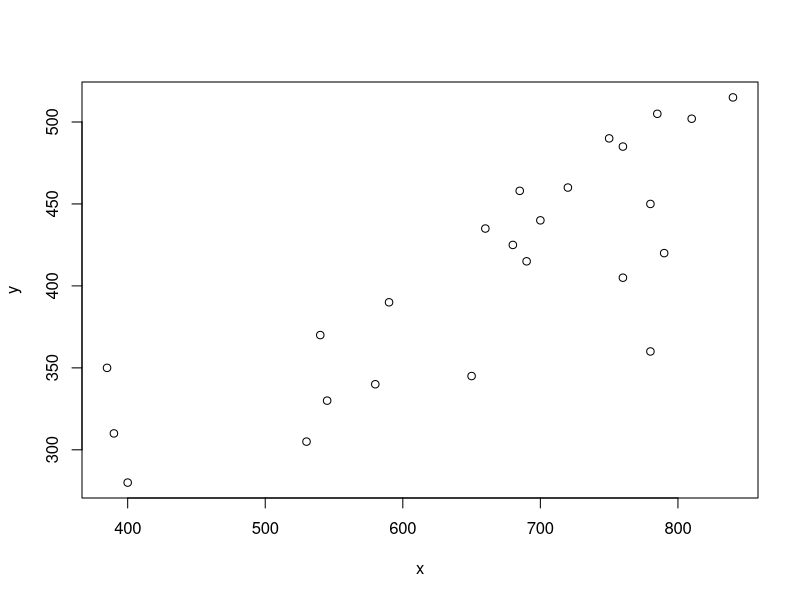
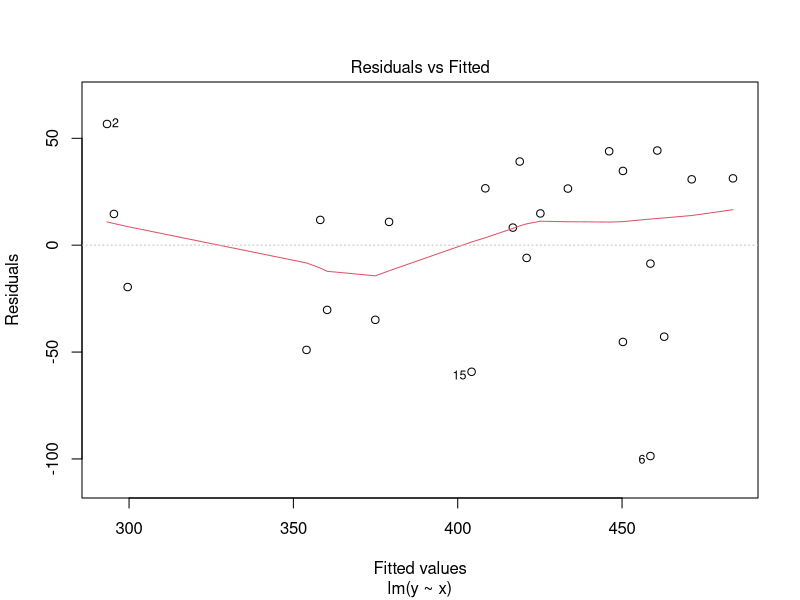
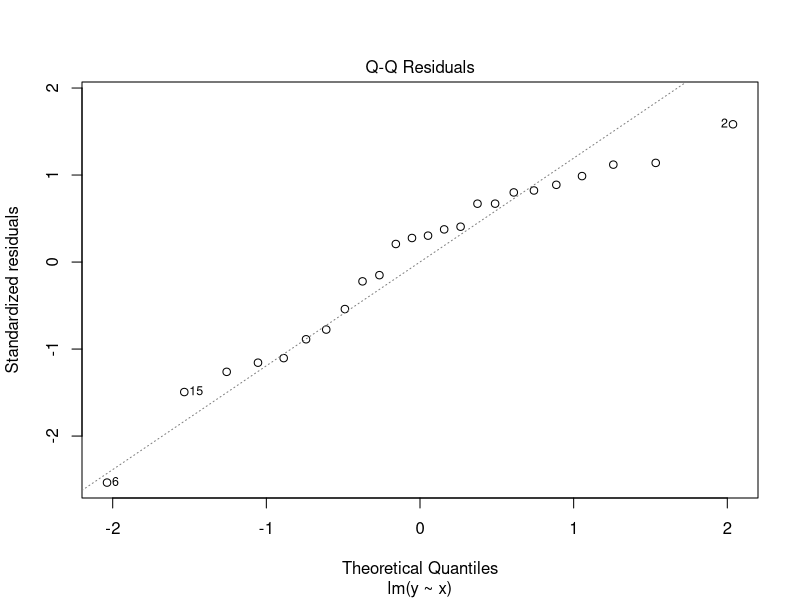
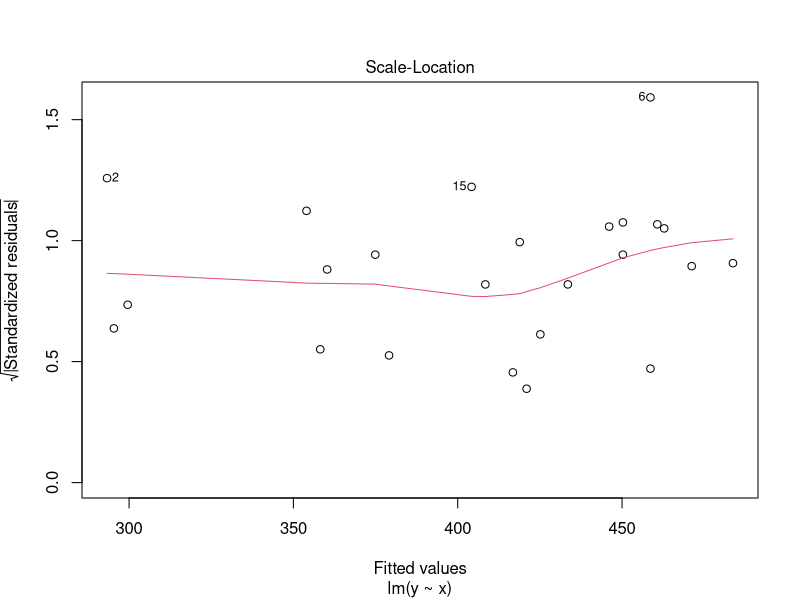
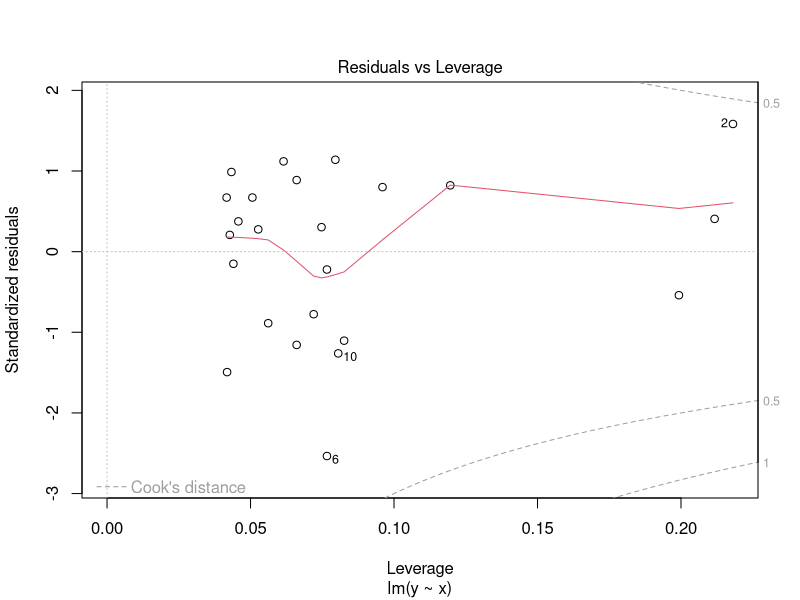
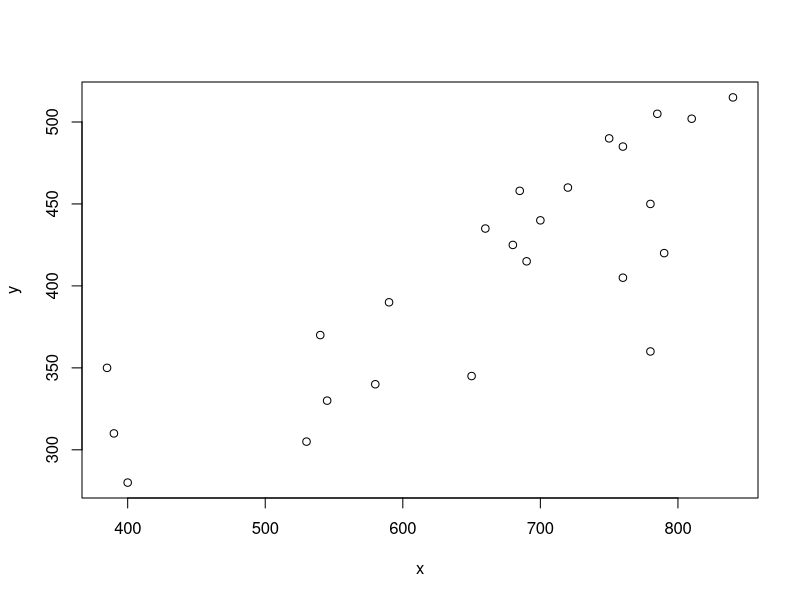
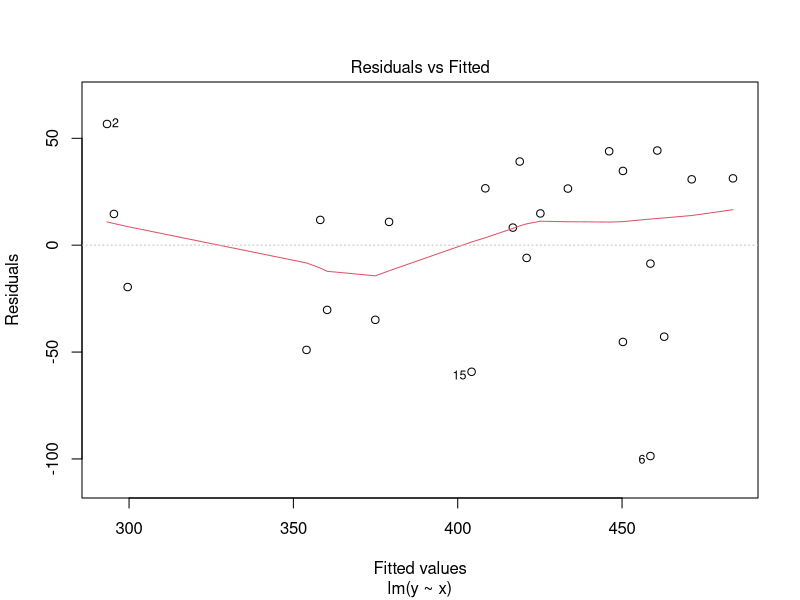
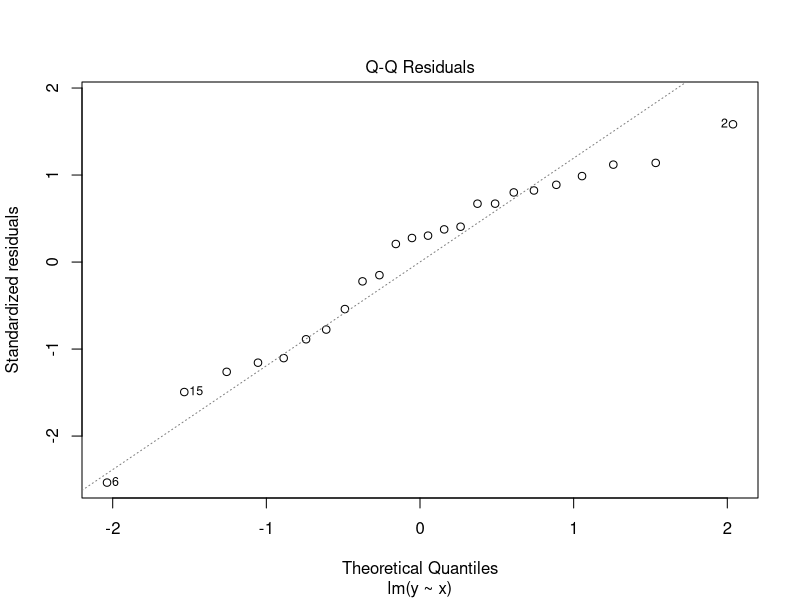

Generate these figures, in order, with R:
# install.packages('lmtest')

library(lmtest)
require(readxl)

# data <- read.table('./2oct/data/data.txt', dec=',', header=TRUE)
data <- read_xlsx("./2oct/data/data.xlsx")
y <- data$Y
x <- data$X



m <- lm(Y~X, data = data)
sm <- summary(m)
sm

#Остатки
e <- sm$residuals
e


#1
cor(data$X, data$Y, method = "pearson")
plot(x, y)



#2
mydata <- round(data.frame(x, y), 1)
res <- lm(y ~ x, data = mydata)
smres <- summary(res)
coefres <- coef(res)
residuals(res)
fitted.values(res)
names(res)
vcov(res)
plot(res)



#3
plot(x, y)
# par(new=TRUE)
plot(res, add=TRUE)



#4
anova(res)
A <- (sum(abs(e/y))/length(y))*100
A



#5
# Показательная функция. У был под логарифмом, поэтому надо заменить
Y <- log10(y)
mp <- lm(Y~x)
smp <- summary(mp)
smp # Линеанизированые функции, нам нужно их анлинеализировать

# Показательная модель (функция)
Ap <- smp$coefficients[1] #2.297094
Bp <- smp$coefficients[2] #0.0004663088

ap <- 10^smp$coefficients[1]  # 198.1955
bp <- 10^smp$coefficients[2]  # 1.001074

yp <- ap * bp^x
Ap <- (sum(abs(smp$residuals/Y))/length(Y))*100
# plot(yp)

#Степенная модель
X <- log10(x)
ms <- lm(Y~X)
sms <- summary(ms)

As <- sms$coefficients[1]  # 0.8783031
as <- 10^sms$coefficients[1]  # 7.556195
bs <- sms$coefficients[2]  # 0.6145747

ys <- as * x^bs
As <- (sum(abs(sms$residuals/Y))/length(Y))*100
# plot(ys)


#Гиперболическая модель
Xg <- 1/x
mg <- lm(y~Xg)
smg <- summary(mg)

ag <- smg$coefficients[1]
bg <- smg$coefficients[2]

yg <- ag + (bg/x)
Ag <- (sum(abs(smg$residuals/y))/length(y))*100
# plot(yg)


#6
plot(m)
plot(mp)
plot(ms)
plot(mg)


#7
det <- c(sm$r.squared, smp$r.squared, sms$r.squared, smg$r.squared)
a_det <- c(sm$adj.r.squared, smp$adj.r.squared, sms$adj.r.squared, smg$adj.r.squared)
se <- c(sm$sigma, smp$sigma, sms$sigma, smg$sigma)
app_error <- c(A, Ap, As, Ag)
f_stat <- c(sm$fstatistic[[1]], smp$fstatistic[[1]], sms$fstatistic[[1]], smg$fstatistic[[1]])

out <- data.frame(
  det,
  a_det,
  se,
  app_error,
  f_stat
)

out